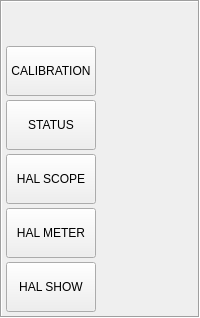
                <widget class="QFrame" name="frm_settings4">
                 <property name="sizePolicy">
                  <sizepolicy hsizetype="Preferred" vsizetype="Preferred">
                   <horstretch>0</horstretch>
                   <verstretch>0</verstretch>
                  </sizepolicy>
                 </property>
                 <property name="frameShape">
                  <enum>QFrame::Box</enum>
                 </property>
                 <property name="frameShadow">
                  <enum>QFrame::Sunken</enum>
                 </property>
                 <layout class="QVBoxLayout" name="verticalLayout_13">
                  <property name="spacing">
                   <number>4</number>
                  </property>
                  <property name="leftMargin">
                   <number>4</number>
                  </property>
                  <property name="topMargin">
                   <number>4</number>
                  </property>
                  <property name="rightMargin">
                   <number>4</number>
                  </property>
                  <property name="bottomMargin">
                   <number>4</number>
                  </property>
                  <item>
                   <spacer name="verticalSpacer_6">
                    <property name="orientation">
                     <enum>Qt::Vertical</enum>
                    </property>
                    <property name="sizeHint" stdset="0">
                     <size>
                      <width>20</width>
                      <height>40</height>
                     </size>
                    </property>
                   </spacer>
                  </item>
                  <item>
                   <widget class="ActionButton" name="actionbutton_calibration">
                    <property name="sizePolicy">
                     <sizepolicy hsizetype="Fixed" vsizetype="Fixed">
                      <horstretch>0</horstretch>
                      <verstretch>0</verstretch>
                     </sizepolicy>
                    </property>
                    <property name="minimumSize">
                     <size>
                      <width>90</width>
                      <height>50</height>
                     </size>
                    </property>
                    <property name="maximumSize">
                     <size>
                      <width>90</width>
                      <height>50</height>
                     </size>
                    </property>
                    <property name="text">
                     <string>CALIBRATION</string>
                    </property>
                   </widget>
                  </item>
                  <item>
                   <widget class="ActionButton" name="actionbutton_lcnc_status">
                    <property name="sizePolicy">
                     <sizepolicy hsizetype="Fixed" vsizetype="Fixed">
                      <horstretch>0</horstretch>
                      <verstretch>0</verstretch>
                     </sizepolicy>
                    </property>
                    <property name="minimumSize">
                     <size>
                      <width>90</width>
                      <height>50</height>
                     </size>
                    </property>
                    <property name="maximumSize">
                     <size>
                      <width>90</width>
                      <height>50</height>
                     </size>
                    </property>
                    <property name="text">
                     <string>STATUS</string>
                    </property>
                    <property name="launch_status_action" stdset="0">
                     <bool>true</bool>
                    </property>
                    <property name="template_label_option" stdset="0">
                     <bool>false</bool>
                    </property>
                    <property name="joint_number" stdset="0">
                     <number>0</number>
                    </property>
                    <property name="incr_imperial_number" stdset="0">
                     <double>0.010000000000000</double>
                    </property>
                    <property name="incr_mm_number" stdset="0">
                     <double>0.025000000000000</double>
                    </property>
                    <property name="incr_angular_number" stdset="0">
                     <double>-1.000000000000000</double>
                    </property>
                    <property name="toggle_float_option" stdset="0">
                     <bool>false</bool>
                    </property>
                    <property name="float_num" stdset="0">
                     <double>100.000000000000000</double>
                    </property>
                    <property name="float_alt_num" stdset="0">
                     <double>50.000000000000000</double>
                    </property>
                    <property name="view_type_string" stdset="0">
                     <string>P</string>
                    </property>
                    <property name="command_text_string" stdset="0">
                     <string/>
                    </property>
                    <property name="ini_mdi_number" stdset="0">
                     <number>0</number>
                    </property>
                    <property name="textTemplate" stdset="0">
                     <string>%1.3f in</string>
                    </property>
                    <property name="alt_textTemplate" stdset="0">
                     <string>%1.2f mm</string>
                    </property>
                    <property name="actionName" stdset="0">
                     <string>tool.status</string>
                    </property>
                   </widget>
                  </item>
                  <item>
                   <widget class="ActionButton" name="actionbutton_halscope">
                    <property name="sizePolicy">
                     <sizepolicy hsizetype="Fixed" vsizetype="Fixed">
                      <horstretch>0</horstretch>
                      <verstretch>0</verstretch>
                     </sizepolicy>
                    </property>
                    <property name="minimumSize">
                     <size>
                      <width>90</width>
                      <height>50</height>
                     </size>
                    </property>
                    <property name="maximumSize">
                     <size>
                      <width>90</width>
                      <height>50</height>
                     </size>
                    </property>
                    <property name="text">
                     <string>HAL SCOPE</string>
                    </property>
                    <property name="launch_halscope_action" stdset="0">
                     <bool>true</bool>
                    </property>
                    <property name="template_label_option" stdset="0">
                     <bool>false</bool>
                    </property>
                    <property name="joint_number" stdset="0">
                     <number>0</number>
                    </property>
                    <property name="incr_imperial_number" stdset="0">
                     <double>0.010000000000000</double>
                    </property>
                    <property name="incr_mm_number" stdset="0">
                     <double>0.025000000000000</double>
                    </property>
                    <property name="incr_angular_number" stdset="0">
                     <double>-1.000000000000000</double>
                    </property>
                    <property name="toggle_float_option" stdset="0">
                     <bool>false</bool>
                    </property>
                    <property name="float_num" stdset="0">
                     <double>100.000000000000000</double>
                    </property>
                    <property name="float_alt_num" stdset="0">
                     <double>50.000000000000000</double>
                    </property>
                    <property name="view_type_string" stdset="0">
                     <string>P</string>
                    </property>
                    <property name="command_text_string" stdset="0">
                     <string/>
                    </property>
                    <property name="ini_mdi_number" stdset="0">
                     <number>0</number>
                    </property>
                    <property name="textTemplate" stdset="0">
                     <string>%1.3f in</string>
                    </property>
                    <property name="alt_textTemplate" stdset="0">
                     <string>%1.2f mm</string>
                    </property>
                    <property name="actionName" stdset="0">
                     <string>tool.halscope</string>
                    </property>
                   </widget>
                  </item>
                  <item>
                   <widget class="ActionButton" name="actionbutton_halmeter">
                    <property name="sizePolicy">
                     <sizepolicy hsizetype="Fixed" vsizetype="Fixed">
                      <horstretch>0</horstretch>
                      <verstretch>0</verstretch>
                     </sizepolicy>
                    </property>
                    <property name="minimumSize">
                     <size>
                      <width>90</width>
                      <height>50</height>
                     </size>
                    </property>
                    <property name="maximumSize">
                     <size>
                      <width>90</width>
                      <height>50</height>
                     </size>
                    </property>
                    <property name="text">
                     <string>HAL METER</string>
                    </property>
                    <property name="launch_halmeter_action" stdset="0">
                     <bool>true</bool>
                    </property>
                    <property name="template_label_option" stdset="0">
                     <bool>false</bool>
                    </property>
                    <property name="joint_number" stdset="0">
                     <number>0</number>
                    </property>
                    <property name="incr_imperial_number" stdset="0">
                     <double>0.010000000000000</double>
                    </property>
                    <property name="incr_mm_number" stdset="0">
                     <double>0.025000000000000</double>
                    </property>
                    <property name="incr_angular_number" stdset="0">
                     <double>-1.000000000000000</double>
                    </property>
                    <property name="toggle_float_option" stdset="0">
                     <bool>false</bool>
                    </property>
                    <property name="float_num" stdset="0">
                     <double>100.000000000000000</double>
                    </property>
                    <property name="float_alt_num" stdset="0">
                     <double>50.000000000000000</double>
                    </property>
                    <property name="view_type_string" stdset="0">
                     <string>P</string>
                    </property>
                    <property name="command_text_string" stdset="0">
                     <string/>
                    </property>
                    <property name="ini_mdi_number" stdset="0">
                     <number>0</number>
                    </property>
                    <property name="textTemplate" stdset="0">
                     <string>%1.3f in</string>
                    </property>
                    <property name="alt_textTemplate" stdset="0">
                     <string>%1.2f mm</string>
                    </property>
                    <property name="actionName" stdset="0">
                     <string>tool.halmeter</string>
                    </property>
                   </widget>
                  </item>
                  <item>
                   <widget class="ActionButton" name="actionbutton_halshow">
                    <property name="sizePolicy">
                     <sizepolicy hsizetype="Fixed" vsizetype="Fixed">
                      <horstretch>0</horstretch>
                      <verstretch>0</verstretch>
                     </sizepolicy>
                    </property>
                    <property name="minimumSize">
                     <size>
                      <width>90</width>
                      <height>50</height>
                     </size>
                    </property>
                    <property name="maximumSize">
                     <size>
                      <width>90</width>
                      <height>50</height>
                     </size>
                    </property>
                    <property name="text">
                     <string>HAL SHOW</string>
                    </property>
                    <property name="launch_halshow_action" stdset="0">
                     <bool>true</bool>
                    </property>
                    <property name="template_label_option" stdset="0">
                     <bool>false</bool>
                    </property>
                    <property name="joint_number" stdset="0">
                     <number>0</number>
                    </property>
                    <property name="incr_imperial_number" stdset="0">
                     <double>0.010000000000000</double>
                    </property>
                    <property name="incr_mm_number" stdset="0">
                     <double>0.025000000000000</double>
                    </property>
                    <property name="incr_angular_number" stdset="0">
                     <double>-1.000000000000000</double>
                    </property>
                    <property name="toggle_float_option" stdset="0">
                     <bool>false</bool>
                    </property>
                    <property name="float_num" stdset="0">
                     <double>100.000000000000000</double>
                    </property>
                    <property name="float_alt_num" stdset="0">
                     <double>50.000000000000000</double>
                    </property>
                    <property name="view_type_string" stdset="0">
                     <string>P</string>
                    </property>
                    <property name="command_text_string" stdset="0">
                     <string/>
                    </property>
                    <property name="ini_mdi_number" stdset="0">
                     <number>0</number>
                    </property>
                    <property name="textTemplate" stdset="0">
                     <string>%1.3f in</string>
                    </property>
                    <property name="alt_textTemplate" stdset="0">
                     <string>%1.2f mm</string>
                    </property>
                    <property name="actionName" stdset="0">
                     <string>tool.halshow</string>
                    </property>
                   </widget>
                  </item>
                 </layout>
                </widget>
